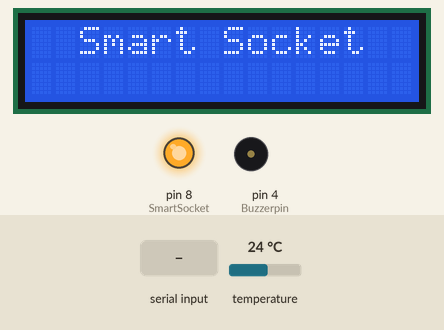
Recording of a sketch running on a simulated Arduino Uno, built with avr-gcc and run on an emulated ATmega328P. On the bench: 16×2 character LCD, output pins drawn as LEDs (lit = HIGH), buzzer (waves = sounding, pin HIGH). Inputs (shaded band) come from the test bench; at power-on: temperature 24 °C. What the sketch prints to the serial monitor is not drawn.

Above: at 1.8 s.
1.9 s: byte 5 (5) received over Serial
At 4.0 s:
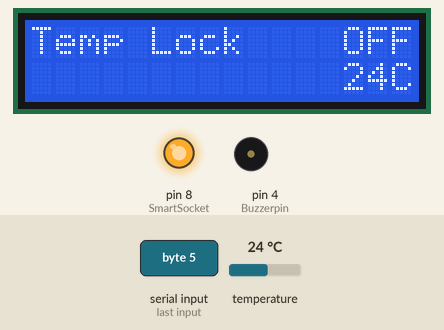
4.5 s: "d" received over Serial
At 7.4 s:
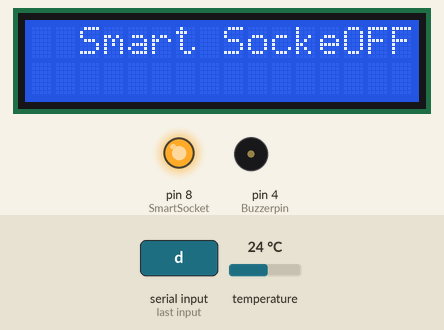
7.5 s: byte 1 (1) received over Serial
At 8.2 s:
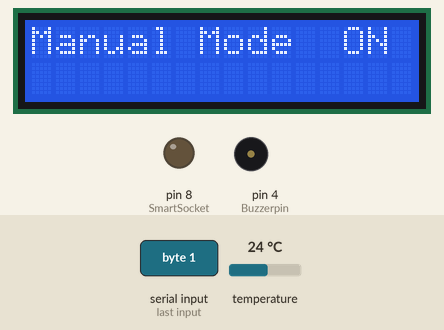
9.0 s: byte 2 (2) received over Serial
At 9.3 s:
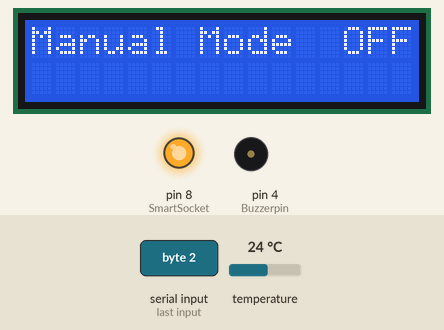
11.5 s: byte 3 (3) received over Serial
At 11.9 s:
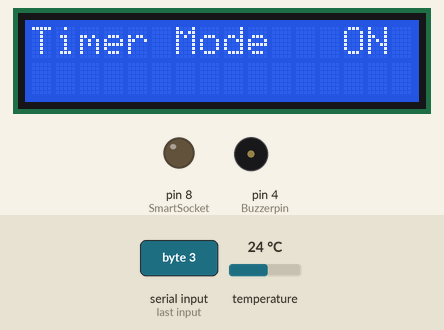
13.5 s: byte 4 (4) received over Serial
At 14.0 s:
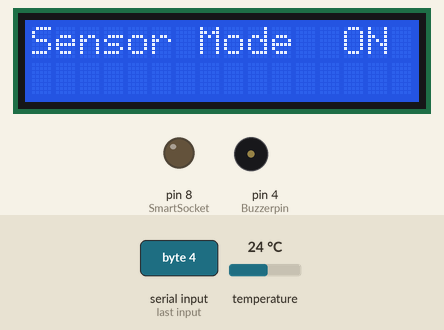
Timing chart, 0 to 16.5 s (numbered marks = the images above; inputs shaded):
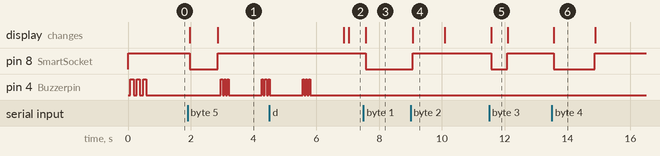

Measured:
- after the input at 1.9 s, pin 8 (SmartSocket): HIGH → LOW after 0.07 s, → HIGH 0.90 s later; the display: first changes after 0.07 s (image 1 shows a later state)
- after the input at 4.5 s, the display: first differs from a run without the input after 2.5 s (image 2)
- after the input at 7.5 s, pin 8 (SmartSocket): HIGH → LOW after 0.07 s; the display: changes after 0.07 s (image 3)
- after the input at 9.0 s, pin 8 (SmartSocket): LOW → HIGH after 0.07 s; the display: changes after 0.07 s (image 4)
- after the input at 11.5 s, pin 8 (SmartSocket): HIGH → LOW after 0.07 s, → HIGH 0.50 s later; the display: changes after 0.07 s (image 5)
- after the input at 13.5 s, pin 8 (SmartSocket): HIGH → LOW after 0.07 s, → HIGH 1.3 s later; the display: changes after 0.07 s (image 6)
- by itself, pin 4 (Buzzerpin): repeats every 0.10 s: HIGH 0.05 s, LOW 0.05 s, until it stays LOW from 5.8 s

The sketch:

Final_Smart_Socket.ino
```cpp
//SMART SOCKET
//H2AL
//Version-3
//ADDED byte4,5
//Made covert to celsius and convert to sec fnctions

#include <LiquidCrystal_I2C.h>
#include <Wire.h>
#include <DallasTemperature.h>
#include <OneWire.h>

uint8_t Incomming_byte1=0;//byte1 stores info about switch case number
uint8_t Incomming_byte2=0;//byte2 stores value from text box(ex-temp,count value)
uint8_t Incomming_byte3=0;//byte3 stores the unit
                          //(0-none)
                          //1-sec
                          //2-min
                          //3-hrs
                          //4-C
                          //5-F
uint8_t Incomming_byte4=0;//byte4 stores value from text box2(ex-temp value only )
uint8_t Incomming_byte5=0;////byte5 stores the unit
                          //4-C
                          //5-F

uint8_t Buzzerpin=4;
uint8_t SmartSocket=8;
uint8_t TempSensorPin = 9;

LiquidCrystal_I2C lcd(0x27,16,2);

OneWire oneWire(TempSensorPin);
DallasTemperature sensors(&oneWire);

void setup()
{
  Serial.begin(9600);
  pinMode(Buzzerpin,OUTPUT);
  pinMode(SmartSocket,OUTPUT);
  digitalWrite(SmartSocket,HIGH);
  lcd.init();
  lcd.setBacklight(30);
  lcd.setCursor(0, 0);
  lcd.print("  Smart Socket");
  for(int i=0;i<3;i++)
  {
    digitalWrite(Buzzerpin,HIGH);
    delay(100);
    digitalWrite(Buzzerpin,LOW);
    delay(100);

  }
}

int Convert_to_Seconds(uint8_t TimeUnModified,uint8_t TimeMode){
  int TimeInSec=0;
  if(TimeMode==1)
  {
    TimeInSec=TimeUnModified;
  }
  else if(TimeMode==2)
  {
    TimeInSec=TimeUnModified*60;
  }
  else if(TimeMode==3)
  {
    TimeInSec=TimeUnModified*60*60;
  }
  else
  {
    TimeInSec=0;
    Serial.println("Invalid time");
  }
  return TimeInSec;
}

uint8_t Convert_to_Celsius(uint8_t Threshhold_temp,uint8_t TempMode)
{
  Serial.println("In Convert_to_Celsius mode");
  uint8_t Mode_Threshhold_temp=0;
  if(TempMode==4)
  {
    Mode_Threshhold_temp=Threshhold_temp;
  }
  else if(TempMode==5)
  {
    Mode_Threshhold_temp=(Threshhold_temp*(9/5))+32;
  }
  else
  {
    Mode_Threshhold_temp=0;
    Serial.println("Invalid unit");
  }
  return Mode_Threshhold_temp;
}

void lock_timer(uint8_t time_value,uint8_t time_mode,uint8_t temp_value,uint8_t temp_mode)
{
   Serial.println("i am in lock_counter");
   int time_in_sec=0;
   uint8_t temp_in_C=0;
   time_in_sec=Convert_to_Seconds(time_value,time_mode);//Buffer time counter
   temp_in_C=Convert_to_Celsius(temp_value,temp_mode);
  for(int i=0;i<time_in_sec;i++)
  {
    if(Serial.available()>0)
    {
      break;
    }
    else
    {
      if(Read_temp() >= temp_in_C)
      {
        Mannual_mode(2);//turning off
      }
      else
      {
        Mannual_mode(1);//turning on to reheat
      }
      delay(1000);
    }
  }
  Mannual_mode(2);
  fastbuzzer();
}

void Sensor_Lock_Mode(uint8_t time_value,uint8_t time_mode,uint8_t temp_value,uint8_t temp_mode)
{
  Sensor_Mode(temp_value,temp_mode);//first step acc to flow chart(pre heating stage)
  lock_timer(time_value,time_mode,temp_value,temp_mode);//entering the lock mode

}

void fastbuzzer()
{
  //if task completed ring 3 times
  Serial.println("I am in fastbuzzzer");
  for(int j=0;j<3;j++)
  {
    for(int i=0;i<3;i++)
    {
      digitalWrite(Buzzerpin,HIGH);
      delay(50);
      //Serial.println(i);
      digitalWrite(Buzzerpin,LOW);
      delay(50);
    }
  delay(1000);
  }
  Serial.println("Buzzer OFF");
}

void buzzer(){
  //if task completed ring 3 times
  Serial.println("I am in buzzzer");
  for(int i=0;i<3;i++){
  digitalWrite(Buzzerpin,HIGH);
  delay(1000);
  //Serial.println(i);
  digitalWrite(Buzzerpin,LOW);
  delay(1000);
  }
  Serial.println("Buzzer OFF");
}

int timer(uint8_t TimeUnModified,uint8_t TimeMode){
  int TimeInSec=0;
  TimeInSec=Convert_to_Seconds(TimeUnModified,TimeMode);
  //take count value and trigger after counting

  if( TimeInSec==0){
    Serial.println("Invalid time");
     Mannual_mode(2);
  }
  else{
    Serial.println("TIMER STARTED");
    countdown(TimeInSec);
    Serial.println("TIME UP");
    if(Serial.available()<=0){
     Mannual_mode(2);
      buzzer();
    }

  }

}

void countdown(int Countdown_value){
  Serial.println("i am in counter");
  for(int i=Countdown_value;i>0;i--){
    if(Serial.available()>0)
    {
      break;
    }
    else
    {

      while (Countdown_value > 0)
      {
      if(Serial.available() > 0)
      {
        Mannual_mode(2);
        break;
      }
      int remainingHours = Countdown_value / 3600;
      int remainingMinutes = (Countdown_value % 3600) / 60;
      int remainingSeconds = Countdown_value % 60;

      if(remainingSeconds<10)
      {
        lcd.clear();
        lcd.setCursor(0,0);
        lcd.print("Timer Mode   ON");
      }
      lcd.setCursor(0, 1);
      lcd.print(String(remainingHours) + "h " + String(remainingMinutes) + "m " + String(remainingSeconds) + "s");


      Countdown_value--; // Decrement the total time
      delay(1000); // Delay for 1 second
      }
      lcd.setCursor(0,1);
      lcd.print("0h 0m 0s");

    }
  }
}

int Read_temp()
{
  Serial.println("Reading temperature in celcius");
  //read temperature from dallas
  sensors.requestTemperatures();
  //dallas code here
  int celsius = sensors.getTempCByIndex(0);
  Serial.println(celsius);

  lcd.setCursor(15,1);
  lcd.print("C");
  if(celsius == -127)
  {

  }
  if(celsius<100){
  //lcd.setCursor(12, 1);
  //lcd.print("0");
  lcd.setCursor(13, 1);
  lcd.print(celsius);
  }
  if(celsius == 100){
  lcd.setCursor(12, 1);
  lcd.print(celsius);
  }

  //return the temp value always in celcius
  return celsius;
}

void Sensor_Mode(uint8_t Threshhold_temp,uint8_t TempMode){
  Serial.println("In sensor mode");
  uint8_t Mode_Threshhold_temp=0;
  Mode_Threshhold_temp=Convert_to_Celsius(Threshhold_temp,TempMode);

  while(1){
    int Current_temp=Read_temp();
    if(Serial.available()>0){
      Mannual_mode(2);
      break;
    }
    else if(Mode_Threshhold_temp==0){
      Mannual_mode(2);
      //buzzer();
      break;
    }
    else if(Current_temp>=Mode_Threshhold_temp){
      Mannual_mode(2);
      buzzer();
      break;
    }
    else{
      Mannual_mode(1);
    }
  }
}

void Mannual_mode(uint8_t on_off){
Serial.println("In manual mode");
  Serial.println(on_off);
  if(on_off==1){
    lcd.setCursor(13, 0);
    lcd.print("ON ");
    Serial.println("Socket On");
    digitalWrite(SmartSocket,LOW);
  }
  else if(on_off==2){
    lcd.setCursor(13,0);
    lcd.print("OFF");
    Serial.println("Socket OFF");
    digitalWrite(SmartSocket,HIGH);
  }
  else{
    Serial.println("Invalid On_off value");
  }
}


void loop()
{
  //timer(10);
  //Sensor_Mode(10);
  //Mannual_mode(1);
  //while(1){;}}


  if(Serial.available()>0){
    Incomming_byte1=Serial.read();
    Serial.println(Incomming_byte1);
    delay(50);
    if(Serial.available()>0){
      Incomming_byte2=Serial.read();
      Serial.println(Incomming_byte2);
      delay(50);
        if(Serial.available()>0){
          Incomming_byte3=Serial.read();
          Serial.println(Incomming_byte3);
          delay(50);
          if(Serial.available()>0){
            Incomming_byte4=Serial.read();
            Serial.println(Incomming_byte4);
            delay(50);
            if(Serial.available()>0){
              Incomming_byte5=Serial.read();
              Serial.println(Incomming_byte5);
              delay(50);
            }
          }
        }
    }


    switch(Incomming_byte1)
    {
      case 1: //mannual mode ON
        lcd.clear();
        lcd.setCursor(0,0);
        lcd.print("Manual Mode");
        Serial.println("In case1");
        Mannual_mode(1);
        break;

      case 2://mannual mode OFF
        lcd.clear();
        lcd.setCursor(0,0);
        lcd.print("Manual Mode");
        Serial.println("In case2");
        Mannual_mode(2);
        delay(1000);
        lcd.clear();
        lcd.setCursor(0,0);
        lcd.print("  Smart Socket");
        break;

      case 3://timer mode
        lcd.clear();
        lcd.setCursor(0,0);
        lcd.print("Timer Mode");
        Serial.println("In case3");
        Mannual_mode(1);
        delay(500);
        timer(Incomming_byte2,Incomming_byte3);
        lcd.clear();
        lcd.setCursor(0,0);
        lcd.print("  Smart Socket");
        break;

      case 4://sensor mode
        lcd.clear();
       lcd.setCursor(0,0);
        lcd.print("Sensor Mode");
        Serial.println("In case4");
        Mannual_mode(1);
        delay(500);
        Sensor_Mode(Incomming_byte2,Incomming_byte3);
        lcd.clear();
        lcd.setCursor(0,0);
        lcd.print("  Smart Socket");
        delay(100);
        break;

      case 5://temperature lock
        lcd.clear();
        lcd.setCursor(0,0);
        lcd.print("Temp Lock");
        Serial.println("In case5");
        Mannual_mode(1);
        delay(100);
        Sensor_Lock_Mode(Incomming_byte2,Incomming_byte3,Incomming_byte4,Incomming_byte5);
        lcd.clear();
        lcd.setCursor(0,0);
        lcd.print("  Smart Socket");
        delay(100);
        break;

      default:
        Serial.println("found in default");
        Mannual_mode(2);
        break;

      lcd.clear();
      lcd.setCursor(0,0);
      lcd.print("  Smart Socket");
    }

  }

}
```
